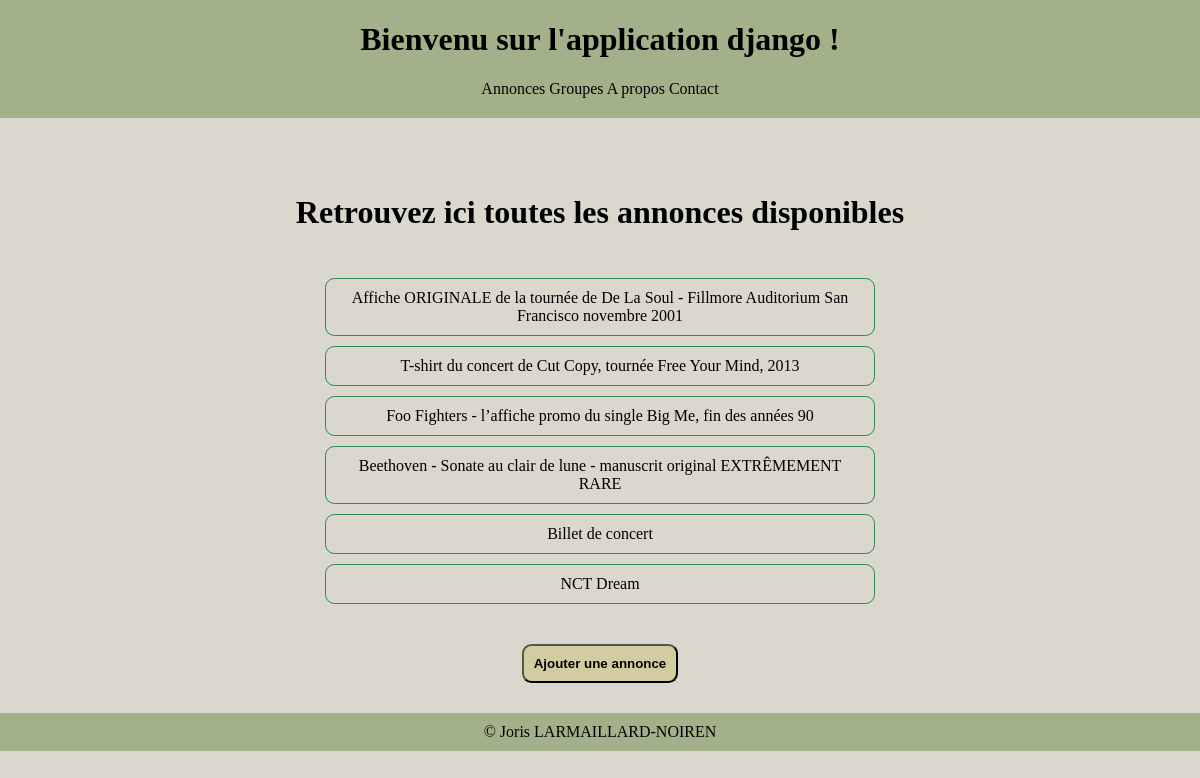
/ads/, run on the app's committed database.
### listings/models.py (models this page shows, shortened)
class Listing(models.Model):
    class Type(models.TextChoices):
        RECORDS = 'RE'
        CLOTHING = 'CL'
        POSTERS = 'PO'
        MISCELLANEOUS = 'MI'
    title = models.fields.CharField(max_length=100)
    description = models.fields.CharField(max_length=300)
    sold = models.fields.BooleanField(default=False)
    year = models.fields.IntegerField(
        validators=[MinValueValidator(1900), MaxValueValidator(2024)]
    )
    type = models.fields.CharField(choices=Type.choices, max_length=5)
    listing_cover = models.ImageField(upload_to="albums/listings_covers/", null=True, blank=True)
    band = models.ForeignKey(Band, null=True, on_delete=models.SET_NULL)

### listings/views.py (the view)
# urls.py: path("ads/", views.ads, name="ads-list"),
def ads(request):
    listings = Listing.objects.all()
    return render(request, 'listings/ad_list.html',
                  {'listings': listings})

### listings/templates/listings/ad_list.html
{% extends 'listings/base.html' %}
{% block content %}
    <div class="titre"><h2>Retrouvez ici toutes les annonces disponibles</h2></div>
    <section class="conteneur-ads">
        <section class="section-ads">
            {% for listing in listings %}
                <div class="contenu"><a href="{% url 'ad-detail' listing.id %}">{{ listing.title }}</a></div>
            {% endfor %}
        </section>
    </section>
    <div class="conteneur-bouton">
        <a href="{% url 'ad-create' %}">
            <button class="bouton">Ajouter une annonce</button>
        </a>
    </div>
{% endblock %}

### listings/static/listings/style.css (style rules this page uses)
:root { --main-bg-color: #a3b18a; --common-bg-color: #D2CCA1; --common-txt-color: white; }
hmtl, body { font-family: Futura; background-color: #dad7cd; height: 100%; margin: 0; }
body { display: flex; flex-direction: column; }
.titre { text-align: center; font-size: 16pt; }
.conteneur-bands, .conteneur-ads { margin: auto 25%; }
.section-bands, .section-ads { padding-top: 10px; padding-bottom: 15px; margin: 15px; }
.contenu { text-align: center; border: 1px solid seagreen; border-radius: .25cm; padding: 10px; margin: 10px auto; }
a { text-decoration: none; color: inherit; }
.conteneur-bouton { text-align: center; margin: 10px auto; }
.bouton-retour, .bouton, .bouton-supprimer { font-weight: bold; border-radius: .25cm; padding: 10px; }
.bouton-retour, .bouton { background-color: var(--common-bg-color); }

### data on the page
Listing: title "Affiche ORIGINALE de la tournée de De La Soul - Fillmore Auditorium San Francisco novembre 2001"
Listing: title "T-shirt du concert de Cut Copy, tournée Free Your Mind, 2013"
Listing: title "Foo Fighters - l’affiche promo du single Big Me, fin des années 90"
Listing: title "Beethoven - Sonate au clair de lune - manuscrit original EXTRÊMEMENT RARE"
Listing: title "Billet de concert"
Listing: title "NCT Dream"
